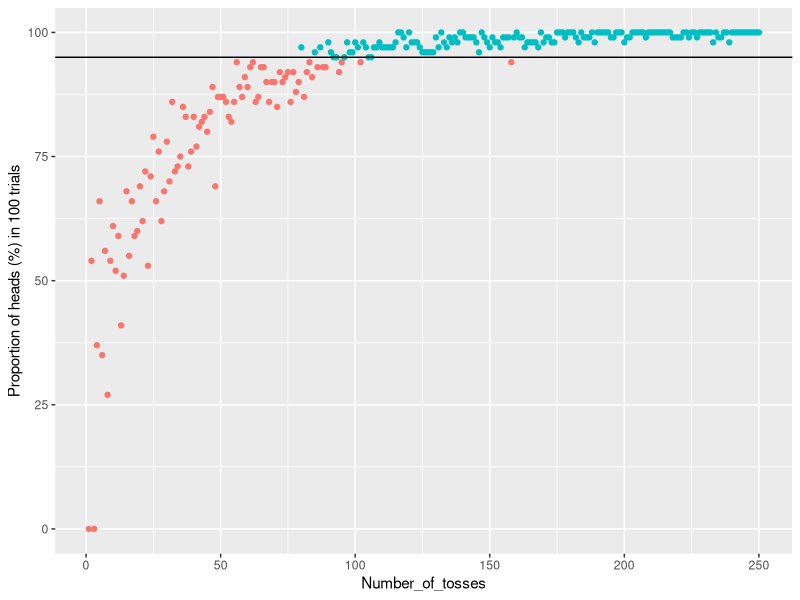

Source code (R):
CoinTosses <- function (n){
  return (sample(c(0,1), n, replace = TRUE))
}

UpdatedCoinTosses <- function (n){
  m=length(n)
  result=c()
  for (x in 1:m){
      temp=c()
      for (y in 1:100){
        vector=sample(c(0,1), n[x], replace = TRUE)
        check=sum(vector)/n[x]
        check=ifelse(check<0.4,0,ifelse(check<=0.6,1,0))
        temp=c(temp,check)
      }
      temp=sum(temp)
      result=c(result,temp)
  }  
  return(result)
}

trial_vector=seq(1,250)
temp=as.data.frame(cbind(trial_vector,UpdatedCoinTosses(trial_vector)))
colnames(temp)=c("Number_of_tosses","Proportion_of_Heads")

library(ggplot2)
ggplot(data=temp,aes(x=Number_of_tosses,y=Proportion_of_Heads,color=ifelse(Proportion_of_Heads>94,"red","blue"))) +
   geom_point() + geom_hline(yintercept=95) + ylab("Proportion of heads (%) in 100 trials") + theme(legend.position="none")